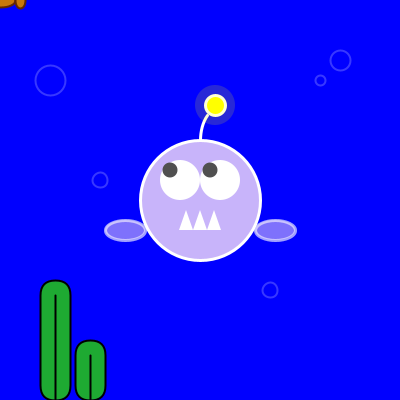
Frame 1 (no input)
Frame 60 (the mouse pressed at the canvas centre just before this capture): identical to frame 1, image omitted
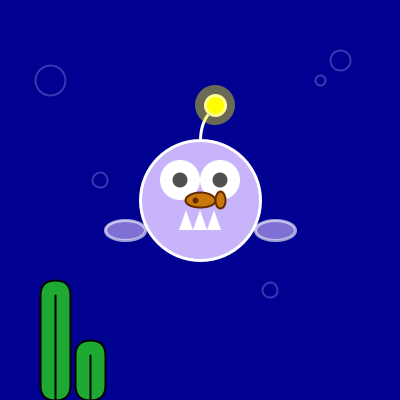
Frame 120 (the mouse held since frame 60 and released just before this capture)

The Processing sketch that drew these frames (run headless with seeded random() and noise(); from frame 60 on, the mouse is pressed at the canvas centre):

// Processing sketch: deep_see_fish
// ── deep_see_fish.pde
void setup() {
  size(400, 400);
  background(0);
}

void draw() {
  background(0, 0, 255 - mouseY + 90);
  strokeWeight(3);
  stroke(255, 255, 255);
  //몸통
  fill(200, 180, 250);
  circle(200, 200, 120);
  
  //더듬이
  noFill();
  arc(width / 2 + 25, height / 2 - 60, 50, 70, PI, PI+QUARTER_PI);
  
  //빛구
  fill(255, 255, 0);
  circle(width / 2 + 15, height / 2 - 95, 20);
  
  //지느러미
  stroke(255, 255, 255, 99);
  fill(200, 180, 250, 99.9);
  ellipse(width / 2 - 75, height / 2 + 30, 40, 20);
  stroke(255, 255, 255, 99);
  fill(200, 180, 250, 99.9);
  ellipse(width / 2 - 75, height / 2 + 30, 40, 20);
    
  //지느러미  
  fill(200, 180, 250, 99.9);
  ellipse(width / 2 + 75, height / 2 + 30, 40, 20);
  fill(200, 180, 250, 99.9);
  ellipse(width / 2 + 75, height / 2 + 30, 40, 20);
  
  //반투명 빛
  strokeWeight(0);
  stroke(255, 255, 255, 0);
  fill(255, 255, 0, mouseX / 3 + 40);
  circle(width / 2 + 15, height / 2 - 95, 40);
  
  //이빨
  fill(255, 255, 255);
  triangle(width / 2 - 7, height / 2 + 30, width / 2, height / 2 + 10, width / 2 + 7, height / 2 + 30);
  triangle(width / 2 - 21, height / 2 + 30, width / 2 - 14, height / 2 + 10, width / 2 - 7, height / 2 + 30);
  triangle(width / 2 + 7, height / 2 + 30, width / 2 + 14, height / 2 + 10, width / 2 + 21, height / 2 + 30);
  
  //눈
  fill(255);
  circle(width / 2 - 20, height / 2 - 20, 40);
  circle(width / 2 + 20, height / 2 - 20, 40);
  
  // 눈동자 위치 변수
  float eyeLeftX = width / 2 - 20; 
  float eyeLeftY = height / 2 - 20;
  float eyeRightX = width / 2 + 20; 
  float eyeRightY = height / 2 - 20;

  // 눈동자 움직임
  float leftPupilX = map(mouseX, 0, width, eyeLeftX - 10, eyeLeftX + 10);
  float leftPupilY = map(mouseY, 0, height, eyeLeftY - 10, eyeLeftY + 10);
  float rightPupilX = map(mouseX, 0, width, eyeRightX - 10, eyeRightX + 10);
  float rightPupilY = map(mouseY, 0, height, eyeRightY - 10, eyeRightY + 10);
  
  // 눈동자 그리기
  fill(80);
  circle(leftPupilX, leftPupilY, 15);
  circle(rightPupilX, rightPupilY, 15);
  
  
  //미역
  strokeWeight(2);
  stroke(0);
  fill(30, 170, 50);
  rect(40, 280, 30, 120, 30);
  
  line(55, 295, 55, 400);
  
  strokeWeight(2);
  stroke(0);
  fill(30, 170, 50);
  rect(75, 340, 30, 60, 30);
  
  line(90, 355, 90, 400);
  
  //먹이
  stroke(100, 40, 0);
  fill(200, 120, 10);
  ellipse(mouseX, mouseY, 30, 15);
  ellipse(mouseX + 20, mouseY, 10, 17);
  fill(100, 40, 0);
  circle(mouseX - 5, mouseY, 4);
  
  
  //기포
  stroke(180, 180, 255, 80);
  fill(255, 255, 255, 0);
  circle(340, 60, 20);
  circle(320, 80, 10);
  circle(50, 80, 30);
  circle(100, 180, 15);
  circle(270, 290, 15);
  
}
  
//void mousePressed() {
//  background(10, 30, 255 - mouseY + 90);
//}
